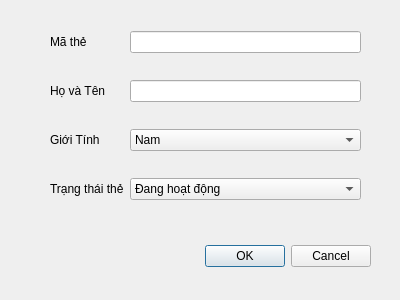
<?xml version="1.0" encoding="UTF-8"?>
<ui version="4.0">
 <class>hieuChinhDocGia_dialog</class>
 <widget class="QDialog" name="hieuChinhDocGia_dialog">
  <property name="geometry">
   <rect>
    <x>0</x>
    <y>0</y>
    <width>400</width>
    <height>300</height>
   </rect>
  </property>
  <property name="windowTitle">
   <string>Dialog</string>
  </property>
  <widget class="QDialogButtonBox" name="buttonBox">
   <property name="geometry">
    <rect>
     <x>30</x>
     <y>240</y>
     <width>341</width>
     <height>32</height>
    </rect>
   </property>
   <property name="orientation">
    <enum>Qt::Orientation::Horizontal</enum>
   </property>
   <property name="standardButtons">
    <set>QDialogButtonBox::StandardButton::Cancel|QDialogButtonBox::StandardButton::Ok</set>
   </property>
  </widget>
  <widget class="QWidget" name="gridLayoutWidget">
   <property name="geometry">
    <rect>
     <x>50</x>
     <y>10</y>
     <width>311</width>
     <height>211</height>
    </rect>
   </property>
   <layout class="QGridLayout" name="gridLayout">
    <item row="0" column="1">
     <widget class="QLineEdit" name="maThe_lineEdit">
      <property name="cursor">
       <cursorShape>BusyCursor</cursorShape>
      </property>
      <property name="readOnly">
       <bool>false</bool>
      </property>
      <property name="clearButtonEnabled">
       <bool>false</bool>
      </property>
     </widget>
    </item>
    <item row="1" column="0">
     <widget class="QLabel" name="hoVaTen_label">
      <property name="text">
       <string>Họ và Tên</string>
      </property>
     </widget>
    </item>
    <item row="1" column="1">
     <widget class="QLineEdit" name="hoVaTen_lineEdit"/>
    </item>
    <item row="2" column="1">
     <widget class="QComboBox" name="gioiTinh_comboBox">
      <item>
       <property name="text">
        <string>Nam</string>
       </property>
      </item>
      <item>
       <property name="text">
        <string>Nữ</string>
       </property>
      </item>
     </widget>
    </item>
    <item row="2" column="0">
     <widget class="QLabel" name="gioiTinh_label">
      <property name="text">
       <string>Giới Tính </string>
      </property>
     </widget>
    </item>
    <item row="0" column="0">
     <widget class="QLabel" name="maThe_label">
      <property name="text">
       <string>Mã thẻ</string>
      </property>
     </widget>
    </item>
    <item row="3" column="0">
     <widget class="QLabel" name="trangThaiThe_label">
      <property name="text">
       <string>Trạng thái thẻ</string>
      </property>
     </widget>
    </item>
    <item row="3" column="1">
     <widget class="QComboBox" name="trangThaiThe_comboBox">
      <item>
       <property name="text">
        <string>Đang hoạt động</string>
       </property>
      </item>
      <item>
       <property name="text">
        <string>Khóa</string>
       </property>
      </item>
     </widget>
    </item>
   </layout>
  </widget>
 </widget>
 <resources/>
 <connections>
  <connection>
   <sender>buttonBox</sender>
   <signal>accepted()</signal>
   <receiver>hieuChinhDocGia_dialog</receiver>
   <slot>accept()</slot>
   <hints>
    <hint type="sourcelabel">
     <x>248</x>
     <y>254</y>
    </hint>
    <hint type="destinationlabel">
     <x>157</x>
     <y>274</y>
    </hint>
   </hints>
  </connection>
  <connection>
   <sender>buttonBox</sender>
   <signal>rejected()</signal>
   <receiver>hieuChinhDocGia_dialog</receiver>
   <slot>reject()</slot>
   <hints>
    <hint type="sourcelabel">
     <x>316</x>
     <y>260</y>
    </hint>
    <hint type="destinationlabel">
     <x>286</x>
     <y>274</y>
    </hint>
   </hints>
  </connection>
 </connections>
</ui>
